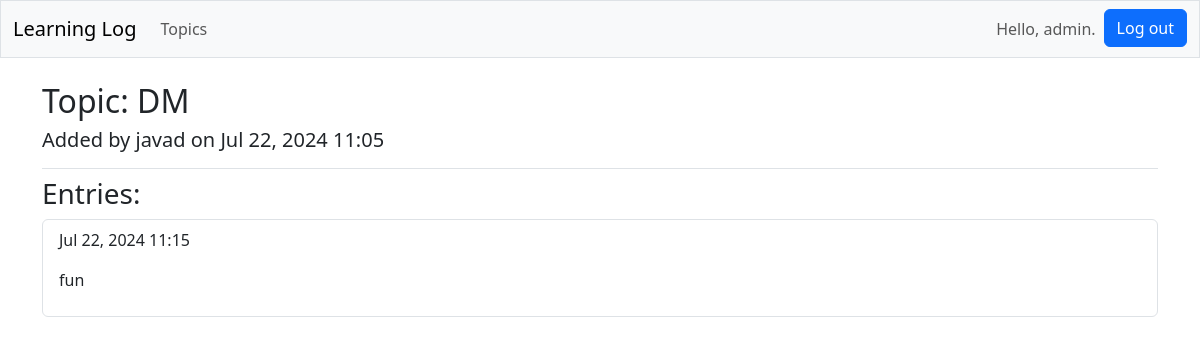
Screenshot of /topic/12/ (signed in) with the database file from the repository.
### logs/models.py (models this page shows, shortened)
class Topic(models.Model):
    owner = models.ForeignKey(User, on_delete=models.CASCADE)
    date_added = models.DateTimeField(auto_now_add=True)
    text = models.CharField(max_length=200)

class Entry(models.Model):
    topic = models.ForeignKey(Topic, on_delete=models.CASCADE)
    text = models.TextField(max_length=1000)
    date_added = models.DateTimeField(auto_now_add=True)
    class Meta:
        verbose_name_plural = 'entries'

### logs/views.py (the view)
# urls.py: path('topic/<int:topic_id>/', views.topic, name='topic'),
def topic(request, topic_id):
    obj = Topic.objects.get(id=topic_id)
    if request.method == "POST" and request.POST.get("_method") == "DELETE":
        if request.user != obj.owner:
            raise http.Http404("You are not allowed.")
        obj.delete()
        return render(request, 'logs/topics.html', {"topics": Topic.objects.all()})
    else:
        objects = obj.entry_set.order_by('date_added').reverse()
        context = {'topic': obj, 'entries': objects}
        return render(request, 'logs/topic.html', context)

### templates/logs/topic.html (shortened to what this page needs)
{% extends "base.html" %}
{% load django_bootstrap5 %}
{% block header %}
    <h2>Topic: {{ topic.text }}</h2>
    <h5>Added by {{ topic.owner.username }} on {{ topic.date_added|date:'M d, Y H:i' }}</h5>
{% endblock header %}
{% block content %}
    <h3 class="my-2">Entries:</h3>
    <ul class="list-group">
        {% for entry in entries %}
            <li class="list-group-item">
                <p>{{ entry.date_added|date:'M d, Y H:i' }}</p>
                <p>{{ entry.text|linebreaks }}</p>
            </li>
        {% empty %}
            <li class="list-group-item">There are no entries for this topic yet.</li>
        {% endfor %}
    </ul>
{% endblock content %}

### templates/base.html (shortened to what this page needs)
<!DOCTYPE html>
<html lang="en" dir="ltr">
<head>
    {% load django_bootstrap5 %}
    {% bootstrap_css %}
</head>
<body>
<nav class="navbar navbar-expand-md navbar-light bg-light mb-4 border">
    <div class="container-fluid">
        <a class="navbar-brand" href="{% url 'logs:index' %}">Learning Log</a>
        <div class="collapse navbar-collapse" id="navbarCollapse">
            <ul class="navbar-nav me-auto gap-2">
                <li class="nav-item">
                    <a class="nav-link" href="{% url 'logs:topics' %}">
                        Topics</a></li>
            </ul>
            <ul class="navbar-nav ms-auto mb-2 mb-md-0 gap-2">
                {% if user.is_authenticated %}
                    <li class="nav-item">
                        <label class="navbar-text">Hello, {{ user.username }}.</label>
                    </li>
                    <li class="nav-item">
                        <form action="{% url 'accounts:logout' %}" method='post'>
                            {% bootstrap_button button_type="submit" content="Log out" %}
                        </form>
                    </li>
                {% endif %}
            </ul>
        </div>
    </div>
</nav>
<main class="container">
    <div class="pb-2 mb-2 border-bottom">
        {% block header %}{% endblock header %}
    </div>
    <div>
        {% block content %}{% endblock content %}
    </div>
</main>
</body>
</html>

### rows the page displays
Topic: text "DM", owner.username "javad", date_added "Jul 22, 2024 11:05"
Entry: date_added "Jul 22, 2024 11:15", text "fun"

### other values shown
{{ user.username }} "admin"
